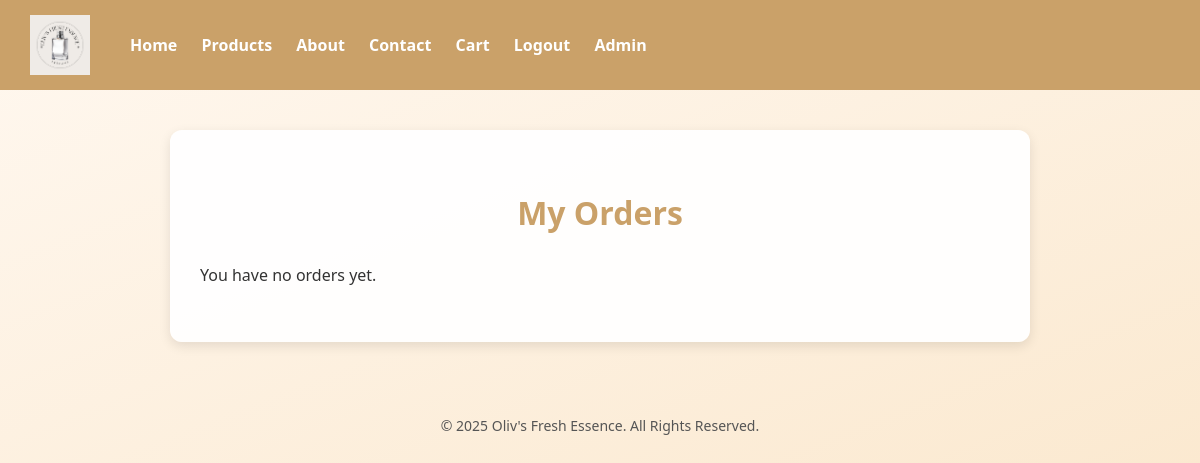
Before: /my_orders (signed in) with the older database file.
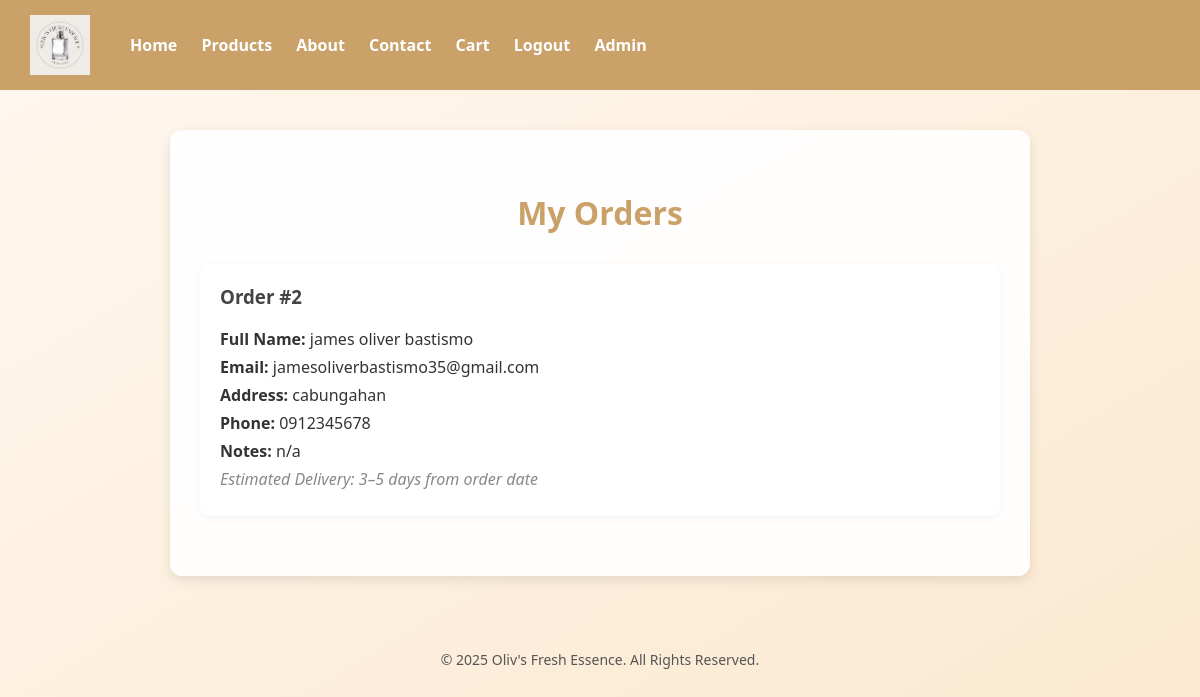
After: the same page with the newer database file.
### app.py (models this page shows)
class Order(db.Model):
    id = db.Column(db.Integer, primary_key=True)
    user_id = db.Column(db.Integer)
    fullname = db.Column(db.String(100))
    email = db.Column(db.String(100))
    address = db.Column(db.String(200))
    phone = db.Column(db.String(20))
    notes = db.Column(db.Text)

### app.py (the view)
@app.route('/my_orders')
@login_required
def my_orders():
    orders = Order.query.filter_by(user_id=current_user.id).all()
    return render_template('my_orders.html', orders=orders)

### app.py (called while the page is built)
@login_manager.user_loader
def load_user(user_id):
    return User.query.get(int(user_id))

### templates/my_orders.html (shortened to what this page needs)
<!DOCTYPE html>
<html lang="en">
<head>
</head>
<body>
  <header>
    <div class="logo-nav">
      <img src="{{ url_for('static', filename='logo.jpg') }}" alt="Oliv Logo">
      <nav>
        <a href="{{ url_for('home') }}">Home</a>
        <a href="{{ url_for('products') }}">Products</a>
        <a href="{{ url_for('about') }}">About</a>
        <a href="{{ url_for('contact') }}">Contact</a>
        <a href="{{ url_for('cart') }}">Cart</a>
        {% if current_user.is_authenticated %}
          <a href="{{ url_for('logout') }}">Logout</a>
          {% if current_user.is_admin %}
            <a href="{{ url_for('admin') }}">Admin</a>
          {% endif %}
        {% else %}
          <a href="{{ url_for('signup') }}">Sign Up</a>
          <a href="{{ url_for('login') }}">Log In</a>
        {% endif %}
      </nav>
    </div>
  </header>
  <main class="orders">
    <h1>My Orders</h1>
    {% if orders %}
      {% for order in orders %}
      <div class="order-card">
        <h3>Order #{{ order.id }}</h3>
        <p><strong>Full Name:</strong> {{ order.fullname }}</p>
        <p><strong>Email:</strong> {{ order.email }}</p>
        <p><strong>Address:</strong> {{ order.address }}</p>
        <p><strong>Phone:</strong> {{ order.phone }}</p>
        <p><strong>Notes:</strong> {{ order.notes or 'None' }}</p>
        <p><em>Estimated Delivery: 3–5 days from order date</em></p>
      </div>
      {% endfor %}
    {% else %}
      <p>You have no orders yet.</p>
    {% endif %}
  </main>
  <footer>
    <p>&copy; 2025 Oliv's Fresh Essence. All Rights Reserved.</p>
  </footer>
</body>
</html>

Changed rows visible on the page:
added Order: id "2", fullname "james oliver bastismo", email "jamesoliverbastismo35@gmail.com", address "cabungahan", phone "0912345678", notes "n/a"
Other visible differences:
text no longer shown: "You have no orders yet."
